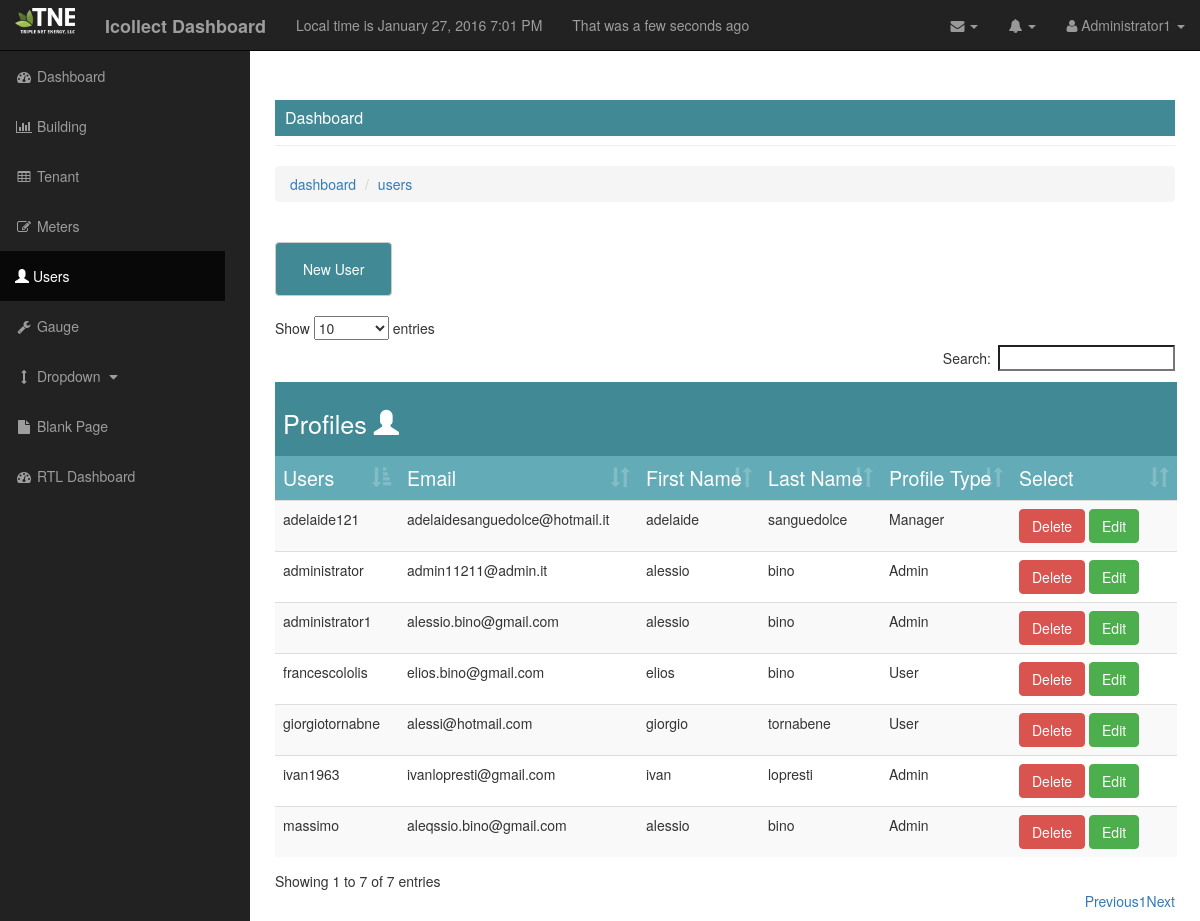
/dashboard/users (signed in), run on the app's committed database.
### project/model_.py (models this page shows, shortened)
class user_(db.Model,UserMixin):
    __tablename__ = "user"
    id_user = db.Column(db.Integer, primary_key=True)
    user = db.Column(db.String, unique=True, nullable=False)
    password = db.Column(db.String, unique=True ,nullable=False)
    email = db.Column(db.String, unique=True, nullable=False)
    first_name = db.Column(db.String, nullable=False)
    last_name = db.Column(db.String, nullable=False)
    role = db.Column(db.String, db.ForeignKey('profile_type.name'))
    gauge_ch = db.relationship('gauge_', backref='user')
    def is_authenticated(self):
        return True
    @login_.user_loader
    def load_user(id_user=None):
        return user_.query.get(int(id_user))

### project/users/view.py (the view)
@users_for_blueprint.route('/dashboard/users')
@login_required
def user_page():
    user_mail = db.session.query(user_).order_by(user_.email)
    if user_mail:
        users_site = db.session.query(user_).order_by(user_.id_user)
    return render_template('users.html', users=users_site, current_time=datetime.utcnow())

### project/__init__.py (called while the page is built)
def breadcrumbss(my_url):
           bread_crumbs =[]
           sr_url = my_url.split('/')
           url = ''
           for brcr in sr_url:
               if brcr !='':
                url = '%s/%s' % (url,brcr)
                bread_crumbs_dict =  {'brcr':brcr,"url":url}
                bread_crumbs.append(bread_crumbs_dict)
           return dict(breadcrumbs= bread_crumbs)

### project/templates/users.html (shortened to what this page needs)
{% extends "base_.html" %}
{% block head %}
    {{ super() }}
{% endblock %}
{% block content %}
      <div id="page-wrapper">
           <div class="container-fluid">
                <div class="row">
                    <div class="page-tabs">
                        <div class="col-lg-12">
                            <ul class="nav nav-pills nav-user">
                                  <li type="button" class="btn btn-default" role="presentation"><a class="tab-extra" href="{{url_for('user.new_users')}}" aria-controls="new-user" role="tab">New User</a></li>
                            </ul>
                        </div>
                    </div>
                    <div class="col-lg-12">
                          <div class="tables">
                            <table id="tables-users" class="table table-striped table-hover">
                                <caption class="tables-users">
                                <h2>Profiles <i class="glyphicon glyphicon-user"></i>
                                </h2>
                                </caption>
                                <thead class="table-header">
                                    <tr>
                                        <td>Users</td>
                                        <td>Email</td>
                                        <td>First Name</td>
                                        <td>Last Name</td>
                                        <td>Profile Type</td>
                                        <td>Select</td>
                                    </tr>
                                </thead>
                                <tbody>
                                    {% for user in users %}
                                <tr>
                                        <td>{{user.user}}</td>
                                        <td>{{user.email}}</td>
                                        <td>{{user.first_name}}</td>
                                        <td>{{user.last_name}}</td>
                                        <td>{{user.role}}</td>
                                        <div class="btn-group-lg">
                                        <td width="150px"><a type="button" class="btn btn-danger btn-user-dng" href="{{ url_for('user.delete_users', usersdel=user.user)}}">Delete</a>
                                        <a type="button" class="btn btn-success btn-user-edit" href="{{ url_for('user.edit_users', useredit=user.user) }}">Edit</a></td>
                                        </div>
                                </tr>
                                    {% endfor %}
                                </tbody>
                            </table>
                        </div>
                    </div>
                    </div>
                </div>
           </div>
      </div>
{% endblock %}

### project/templates/base_.html (shortened to what this page needs)
<!DOCTYPE html>
<html lang="en">
<head>
    {% block head %}
     <link href="{{url_for('static', filename='css/bootstrap.min.css')}}" rel="stylesheet">
     <link href="{{url_for('static', filename='css/sb-admin.css')}}" rel="stylesheet">
     <link href="{{ url_for('static', filename='css/simple-sidebar.css')}}" rel="stylesheet">
     <link href="{{url_for('static', filename='font-awesome/css/font-awesome.min.css')}}" rel="stylesheet">
    <link href="{{ url_for('static', filename='css/dataTables.bootstrap.css')}}" rel="stylesheet">
{% endblock %}
</head>
<body>
    <div id="wrapper">
        {% if current_user.is_authenticated() %}
        <nav class="navbar navbar-inverse navbar-fixed-top" role="navigation">
            <div class="navbar-header">
                <a class="navbar-brand" href="{{url_for('user.logout_')}}">
                    <img style="max-width: 60px; margin-top: -7px" src = "{{url_for ('static' , filename='images/TNE_150.png')}}">
                </a>
                <a class ="navbar-brand" href="/dashboard"><strong>Icollect Dashboard</strong></a>
                <div class="navbar-text"> Local time is {{ moment(current_time).format('LLL') }}</div>
                <div class="navbar-text"> That was {{ moment(current_time).fromNow(refresh=True)}}</div>
            </div>
            <ul class="nav navbar-right top-nav">
                <li class="dropdown">
                    <a href="#" class="dropdown-toggle" data-toggle="dropdown"><i class="fa fa-envelope"></i> <b class="caret"></b></a>
                </li>
                <li class="dropdown">
                    <a href="#" class="dropdown-toggle" data-toggle="dropdown"><i class="fa fa-bell"></i> <b class="caret"></b></a>
                </li>
                <li class="dropdown">
                    <a href="#" class="dropdown-toggle" data-toggle="dropdown"><i class="fa fa-user"></i>  {{ current_user.user|capitalize }} <b class="caret"></b></a>
                </li>
            </ul>
            {% endif %}
            <div class="collapse navbar-collapse navbar-ex1-collapse">
                <ul class="nav navbar-nav side-nav">
                    <li {% if request.path   == '/dashboard' %} class="active" {% endif %}>
                        <a href="/dashboard"><i class="fa fa-fw fa-dashboard"></i> Dashboard</a>
                    </li>
                    <li {% if request.path == '/dashboard/building' %} class="active" {% endif %}>
                        <a href="/dashboard/building"><i class="fa fa-fw fa-bar-chart-o"></i> Building </a>
                    </li>
                    <li {% if request.path == '/dashboard/tenant' %} class="active" {% endif %}>
                        <a href="/dashboard/tenant"><i class="fa fa-fw fa-table"></i> Tenant </a>
                    </li>
                    <li {% if request.path == '/dashboard/meters' %} class="active" {% endif %}>
                        <a href="/dashboard/meters"><i class="fa fa-fw fa-edit"></i> Meters </a>
                    </li>
                    <li  {% if request.path == '/dashboard/users' %} class="active" {% endif %}>
                        <a href="/dashboard/users"><i class="glyphicon glyphicon-user"></i> Users </a>
                    </li>
                    <li  {% if request.path == '/dashboard/prova' %} class="active" {% endif %}>
                        <a href="/dashboard/prova"><i class="fa fa-fw fa-wrench"></i> Gauge</a>
                    </li>
                    <li>
                        <a href="javascript:;" data-toggle="collapse" data-target="#demo"><i class="fa fa-fw fa-arrows-v"></i> Dropdown <i class="fa fa-fw fa-caret-down"></i></a>
                    </li>
                    <li  {% if request.path == '/dashboard/blank-page.html' %} class="active" {% endif %}>
                        <a href="blank-page.html"><i class="fa fa-fw fa-file"></i> Blank Page</a>
                    </li>
                    <li>
                        <a href="../../Template_Error/index-rtl.html"><i class="fa fa-fw fa-dashboard"></i> RTL Dashboard</a>
                    </li>
                </ul>
            </div>
        </nav>
        <div id="page-wrapper">
           <div class="container-fluid">
                <div class="row">
                    <div class="col-lg-12">
                        <h1 class="page-header">
                            <div class="box-header show-header widget-head">
                                Dashboard
                            </div>
                        </h1>
                        {% block error %}
                        <div class="col-lg-12">
                        </div>
                        {% endblock %}
                        {% block breadcrumbs %}
                             <ol class="breadcrumb">
                                 {% set breadbrumns_set = breadcrumbs(request.path) %}
                                    {% for c in breadbrumns_set['breadcrumbs'] %}
                                <li><a href="{{ c['url'] }}">{{ c['brcr']}}</a></li>
                                    {% endfor %}
                             </ol>
                        {% endblock %}
                    </div>
                </div>
           </div>
    </div>
        {% block content %}
        {% endblock %}
</body>
</html>

### project/static/css/sb-admin.css (style rules this page uses)
body { margin-top: 100px; background-color: #222; }
@media (min-width:768px) { body { margin-top: 50px; } }
#wrapper { padding-left: 0; }
#page-wrapper { width: 100%; padding: 0; background-color: #fff; }
@media (min-width:768px) { #wrapper { padding-left: 225px; } }
@media (min-width:768px) { #page-wrapper { padding: 10px; } }
.top-nav { padding: 0 15px; }
.top-nav>li { display: inline-block; float: left; }
.top-nav>li>a { padding-top: 15px; padding-bottom: 15px; line-height: 20px; color: #999; }
@media (min-width:768px) { .side-nav { position: fixed; top: 51px; left: 225px; width: 225px; margin-left: -225px; border: none; border-radius: 0; overflow-y: auto; background-color: #222; bottom: 0; overflow-x: hidden; padding-bottom: 40px; } }
@media (min-width:768px) { .side-nav>li>a { width: 225px; } }
.tables { border-radius: 7px; }
.box-header { font-size: 16px; padding: 10px; background: #418A95; color: #ffffff; line-height: 16px; }

### project/static/css/simple-sidebar.css (style rules this page uses)
#wrapper { padding-left: 0; -webkit-transition: all 0.5s ease; -moz-transition: all 0.5s ease; -o-transition: all 0.5s ease; transition: all 0.5s ease; }
@media (min-width:768px) { #wrapper { padding-left: 250px; } }

### data on the page
user_: user "Administrator1", user "administrator1", email "alessio.bino@gmail.com", first_name "alessio", last_name "bino", role "Admin"
user_: user "adelaide121", email "adelaidesanguedolce@hotmail.it", first_name "adelaide", last_name "sanguedolce", role "Manager"
user_: user "administrator", email "admin11211@admin.it", first_name "alessio", last_name "bino", role "Admin"
user_: user "francescololis", email "elios.bino@gmail.com", first_name "elios", last_name "bino", role "User"
user_: user "giorgiotornabne", email "alessi@hotmail.com", first_name "giorgio", last_name "tornabene", role "User"
user_: user "massimo", email "aleqssio.bino@gmail.com", first_name "alessio", last_name "bino", role "Admin"
user_: user "ivan1963", email "ivanlopresti@gmail.com", first_name "ivan", last_name "lopresti", role "Admin"

### other printed values
{{ c['brcr'] }} "dashboard" "users"
